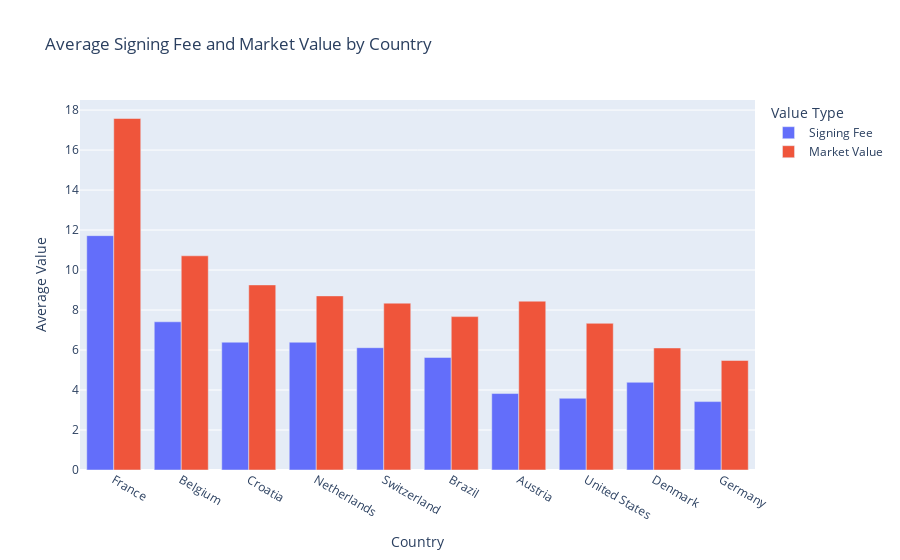

Source (notebook cell):
### Markdown cell above
## Country Analysis

### Code cell
plots.valuation_plot(column='country')

### Figure 1 — Plotly figure (JSON) as saved in the notebook; plotly's stock layout.template omitted (floating-point values rounded to 4 significant figures)
{"data": [{"name": "Signing Fee", "type": "bar", "x": ["France", "Belgium", "Croatia", "Netherlands", "Switzerland", "Brazil", "Denmark", "Austria", "United States", "Germany"], "xaxis": "x", "y": [11.72, 7.412, 6.392, 6.39, 6.116, 5.628, 4.386, 3.824, 3.587, 3.421], "yaxis": "y"}, {"name": "Market Value", "type": "bar", "x": ["France", "Belgium", "Croatia", "Netherlands", "Switzerland", "Brazil", "Denmark", "Austria", "United States", "Germany"], "xaxis": "x", "y": [17.58, 10.71, 9.256, 8.707, 8.344, 7.67, 6.103, 8.442, 7.336, 5.477], "yaxis": "y"}], "layout": {"barmode": "group", "legend": {"title": {"text": "Value Type"}}, "title": {"text": "Average Signing Fee and Market Value by Country"}, "xaxis": {"anchor": "y", "categoryorder": "total descending", "domain": [0, 1], "title": {"text": "Country"}}, "yaxis": {"anchor": "x", "domain": [0, 1], "title": {"text": "Average Value"}}}}
